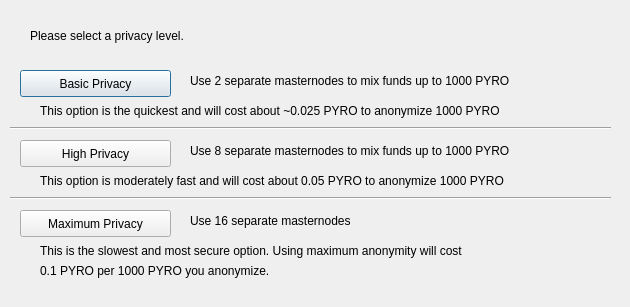
<?xml version="1.0" encoding="UTF-8"?>
<ui version="4.0">
 <class>DarksendConfig</class>
 <widget class="QDialog" name="DarksendConfig">
  <property name="geometry">
   <rect>
    <x>0</x>
    <y>0</y>
    <width>630</width>
    <height>307</height>
   </rect>
  </property>
  <property name="windowTitle">
   <string>Configure PrivateSend</string>
  </property>
  <widget class="QPushButton" name="buttonBasic">
   <property name="geometry">
    <rect>
     <x>20</x>
     <y>70</y>
     <width>151</width>
     <height>27</height>
    </rect>
   </property>
   <property name="text">
    <string>Basic Privacy</string>
   </property>
  </widget>
  <widget class="QPushButton" name="buttonHigh">
   <property name="geometry">
    <rect>
     <x>20</x>
     <y>140</y>
     <width>151</width>
     <height>27</height>
    </rect>
   </property>
   <property name="text">
    <string>High Privacy</string>
   </property>
  </widget>
  <widget class="QPushButton" name="buttonMax">
   <property name="geometry">
    <rect>
     <x>20</x>
     <y>210</y>
     <width>151</width>
     <height>27</height>
    </rect>
   </property>
   <property name="text">
    <string>Maximum Privacy</string>
   </property>
  </widget>
  <widget class="QLabel" name="label">
   <property name="geometry">
    <rect>
     <x>30</x>
     <y>20</y>
     <width>571</width>
     <height>31</height>
    </rect>
   </property>
   <property name="text">
    <string>Please select a privacy level.</string>
   </property>
  </widget>
  <widget class="QLabel" name="label_2">
   <property name="geometry">
    <rect>
     <x>190</x>
     <y>70</y>
     <width>421</width>
     <height>21</height>
    </rect>
   </property>
   <property name="text">
    <string>Use 2 separate masternodes to mix funds up to 1000 PYRO</string>
   </property>
  </widget>
  <widget class="QLabel" name="label_3">
   <property name="geometry">
    <rect>
     <x>190</x>
     <y>140</y>
     <width>411</width>
     <height>21</height>
    </rect>
   </property>
   <property name="text">
    <string>Use 8 separate masternodes to mix funds up to 1000 PYRO</string>
   </property>
  </widget>
  <widget class="QLabel" name="label_4">
   <property name="geometry">
    <rect>
     <x>190</x>
     <y>210</y>
     <width>421</width>
     <height>21</height>
    </rect>
   </property>
   <property name="text">
    <string>Use 16 separate masternodes</string>
   </property>
  </widget>
  <widget class="QLabel" name="label_6">
   <property name="geometry">
    <rect>
     <x>40</x>
     <y>100</y>
     <width>561</width>
     <height>21</height>
    </rect>
   </property>
   <property name="text">
    <string>This option is the quickest and will cost about ~0.025 PYRO to anonymize 1000 PYRO</string>
   </property>
  </widget>
  <widget class="QLabel" name="label_7">
   <property name="geometry">
    <rect>
     <x>40</x>
     <y>170</y>
     <width>561</width>
     <height>21</height>
    </rect>
   </property>
   <property name="text">
    <string>This option is moderately fast and will cost about 0.05 PYRO to anonymize 1000 PYRO</string>
   </property>
  </widget>
  <widget class="QLabel" name="label_8">
   <property name="geometry">
    <rect>
     <x>40</x>
     <y>240</y>
     <width>561</width>
     <height>21</height>
    </rect>
   </property>
   <property name="text">
    <string>This is the slowest and most secure option. Using maximum anonymity will cost</string>
   </property>
  </widget>
  <widget class="QLabel" name="label_9">
   <property name="geometry">
    <rect>
     <x>40</x>
     <y>260</y>
     <width>561</width>
     <height>21</height>
    </rect>
   </property>
   <property name="text">
    <string>0.1 PYRO per 1000 PYRO you anonymize.</string>
   </property>
  </widget>
  <widget class="Line" name="line">
   <property name="geometry">
    <rect>
     <x>10</x>
     <y>120</y>
     <width>601</width>
     <height>16</height>
    </rect>
   </property>
   <property name="orientation">
    <enum>Qt::Horizontal</enum>
   </property>
  </widget>
  <widget class="Line" name="line_2">
   <property name="geometry">
    <rect>
     <x>10</x>
     <y>190</y>
     <width>601</width>
     <height>16</height>
    </rect>
   </property>
   <property name="orientation">
    <enum>Qt::Horizontal</enum>
   </property>
  </widget>
 </widget>
 <resources/>
 <connections/>
</ui>
